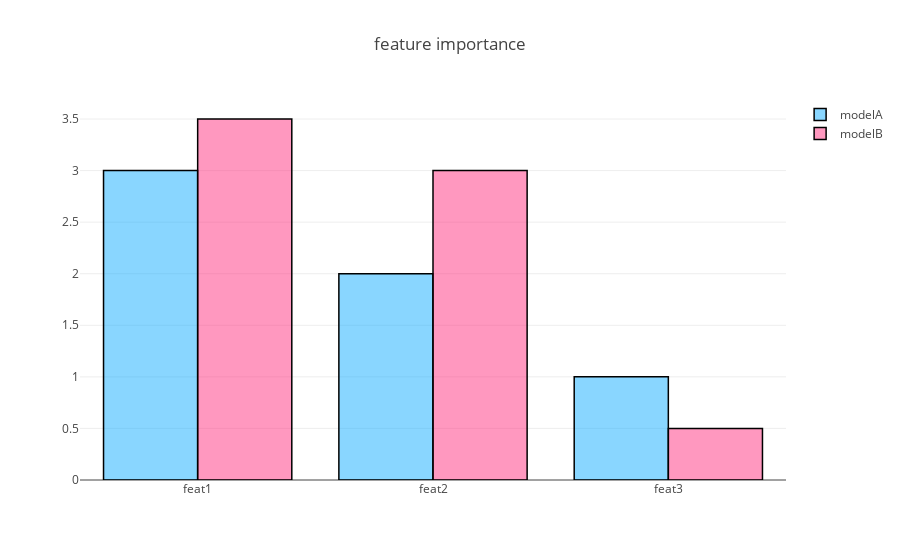

Notebook code cell kept with this figure:
### Markdown cell above
# Bar Chart

### Code cell
# prepare data frames
# import graph objects as "go"

feat_names_ = ['feat1', 'feat2', 'feat3']
 
# create trace1 
trace1 = go.Bar(x=feat_names_,
                y=[3, 2, 1],
                name="modelA",
                marker=dict(color = 'rgba(20, 174, 255, 0.5)',
                            line=dict(color='rgb(0,0,0)',width=1.5)),
                )
# create trace2 
trace2 = go.Bar(x=feat_names_,
                y=[3.5, 3, 0.5],
                name = "modelB",
                marker = dict(color = 'rgba(255, 50, 128, 0.5)',
                              line=dict(color='rgb(0,0,0)',width=1.5)),
)
data = [trace1, trace2]
layout = go.Layout(barmode = "group", title='feature importance')
fig = go.Figure(data = data, layout = layout)
iplot(fig)

### Figure 1 — Plotly figure (JSON) as saved in the notebook; plotly's stock layout.template omitted (floating-point values rounded to 4 significant figures)
{"data": [{"marker": {"color": "rgba(20, 174, 255, 0.5)", "line": {"color": "rgb(0, 0, 0)", "width": 1.5}}, "name": "modelA", "type": "bar", "uid": "8f7bf8af-d991-4124-ae26-43866f3345b6", "x": ["feat1", "feat2", "feat3"], "y": [3, 2, 1]}, {"marker": {"color": "rgba(255, 50, 128, 0.5)", "line": {"color": "rgb(0, 0, 0)", "width": 1.5}}, "name": "modelB", "type": "bar", "uid": "ae1a3f7c-ee1d-4796-8dbf-07221adefc1c", "x": ["feat1", "feat2", "feat3"], "y": [3.5, 3, 0.5]}], "layout": {"autosize": true, "barmode": "group", "title": {"text": "feature importance"}, "xaxis": {"autorange": true, "range": [-0.5, 2.5], "type": "category"}, "yaxis": {"autorange": true, "range": [0, 3.684], "type": "linear"}}}
